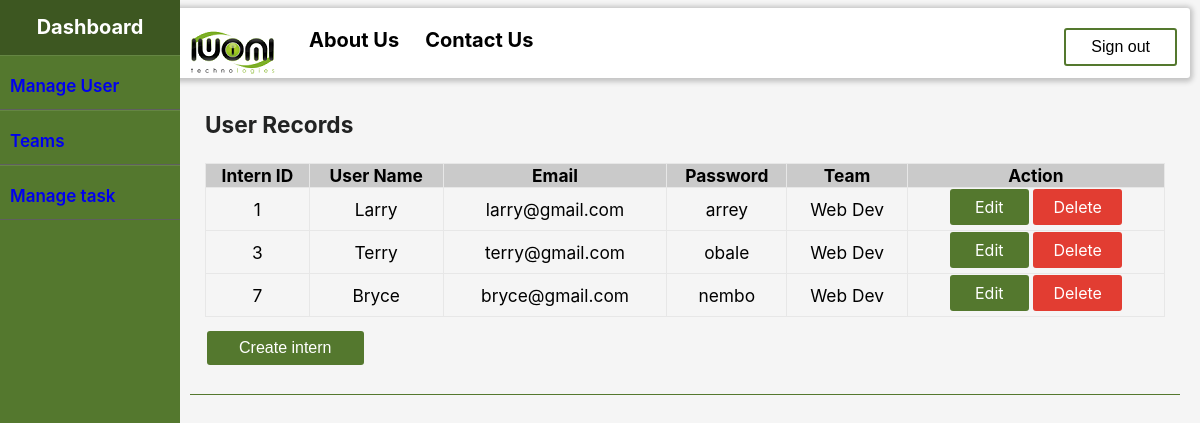
/manageUser.php (signed in), run on the app's committed database.
### tables this page shows
CREATE TABLE IF NOT EXISTS `supervision` (
  `superviseId` int(10) NOT NULL AUTO_INCREMENT,
  `super_id` int(10) NOT NULL,
  `intern_id` int(10) NOT NULL,
  PRIMARY KEY (`superviseId`),
  KEY `super_id` (`super_id`),
  KEY `intern_id` (`intern_id`)
);

CREATE TABLE IF NOT EXISTS `intern` (
  `intern_id` int(10) NOT NULL AUTO_INCREMENT,
  `username` varchar(20) NOT NULL,
  `int_email` varchar(20) NOT NULL,
  `int_pass` varchar(20) NOT NULL,
  `team_id` int(3) DEFAULT NULL,
  PRIMARY KEY (`intern_id`),
  KEY `team_id` (`team_id`)
);

CREATE TABLE IF NOT EXISTS `team` (
  `team_id` int(3) NOT NULL AUTO_INCREMENT,
  `teamName` varchar(20) NOT NULL,
  `capacity` int(2) NOT NULL,
  `supervisor` varchar(30) NOT NULL,
  PRIMARY KEY (`team_id`),
  KEY `team_id` (`team_id`),
  KEY `supervisor` (`supervisor`)
);

### manageUser.php (the view, shortened to what this page needs)
<?php
  include("connection.php");
?>
<!DOCTYPE html>
<html>
<head>
	<link rel="stylesheet" href="css/dashboard.css" type="text/css">
</head>
 <body>
	<div id="container">
		<nav id="menu">
			<ul>
				<li class="menuitem"><a href="index.php"><img src = "pictures/iwomi-smaller.png" ></a></li>
				<li class="menuitem"><a href="about.php">About Us</a></li>
				<li class="menuitem"><a href="contact.php">Contact Us</a></li>
				<li>
					<ul>
						<li class ="signup"><a href = "index.php"><button class = "button buttongreen">Sign out</button></a>
						</li>
					</ul>
				</li>
			</ul>
	    </nav>
		 <aside>
			<nav id="leftmenu">
				<a href = "dashboard.php"><h3>Dashboard</h3></a>
				<ul>
					<a href="manageUser.php"><li>Manage User</li></a>
					<a href="manageteams.php"><li>Teams</li></a>
					<a href="view.php"><li>Manage task</li></a>
				</ul>
			</nav>
		</aside>
		<section>
			<h1>User Records</h1>
			<table>
				<tr>
				<thead>
					<th>Intern ID</th>
					<th>User Name</th>
					<th>Email</th>
					<th>Password</th>
					<th>Team</th>
					<th>Action</th>
				</thead>
				</tr>
			<?php
		 	$id = $_SESSION['login_id'];
			$query="SELECT * FROM intern as t1 INNER JOIN supervision as t2 ON t1.intern_id = t2.intern_id Where super_id= '$id'";
			$result=mysqli_query($con, $query);
			while($row = mysqli_fetch_array($result)){
				$tid=$row['team_id'];
				$tque="SELECT teamName from team as t1 inner join intern as t2 on t1.team_id=t2.team_id where t1.team_id='$tid'";
				$tres=mysqli_query($con, $tque);
				$tfet=mysqli_fetch_array($tres);
				echo "<tr>
						<td>",$row['intern_id'],"</td>
						<td>",$row['username'],"</td>
						<td>",$row['int_email'],"</td>
						<td>",$row['int_pass'],"</td>
						<td>",$tfet['teamName']?? null,"</td>
						<td><a href ='updateUser.php? epr=update&id=",$row['intern_id'],"' class='button'>Edit</a>	<div class='delete'>Delete</div></td>
					</tr>";
			}
			?>
			</table>
			<p>
				<a href = "createUser.php"><input type = "button" value = "Create intern"/></a>
			</p>
		</section>
	</div>
</body>
</html>

### css/dashboard.css (style rules this page uses)
* { margin: 0 auto 0 auto; text-align:left; }
body { min-width: 575px; margin:0; padding-top:0px; text-align:left; font-size:13px; font-family:Arial, Helvetica, sans-serif; color:#000000; background-color: #f5f5f5; width:100%; overflow:auto; display: block; font-family: BlinkMacSystemFont, 'Segoe UI', Roboto, Oxygen, Ubuntu, Cantarell, 'Open Sans', 'Helvetica Neue', sans-serif; }
a { text-decoration:none; }
thead { border-collapse:collapse; border:1px solid #888; background-color: rgb(202, 202, 202); }
table { margin-top: 25px; margin-left: auto; margin-right: auto; width:100%; height: auto; border-collapse:collapse; background: #f5f5f5; border-top-left-radius: 5px; border-top-right-radius: 5px; font-size: 13pt; font-family: BlinkMacSystemFont, 'Segoe UI', Roboto, Oxygen, Ubuntu, Cantarell, 'Open Sans', 'Helvetica Neue', sans-serif }
table td, th { width: auto; height : auto; border-collapse: collapse; border:1px solid #e7e7e7; text-align :center; float : center; }
h1 { font-size: 17pt; font-weight: bolder; color: #222323; font-stretch: semi-expanded; }
h3 { font-size:20px; font-weight:bold; padding:10px 0; color:#054dbc; }
p { margin:10px 0; }
#container { width:100%; overflow:auto; margin:0; }
nav#menu { display:block; float: right; clear:both; text-align: center; width: 85%; height: 50px; padding-top: 20px; margin: 8px 10px; background-color: #ffffff; box-shadow: 0px 1px 5px 3px rgb(196, 196, 196); border-radius: 3px; }
nav#menu ul { list-style:none; padding:0; margin-left:auto; width:100%; }
nav#menu li { list-style:none; padding-top: 20px; display: inline; }
nav#menu li a,#menu li a:visited { float:left; color:#000000; text-decoration:none; text-align:center; font-size:15pt; font-weight:bold; padding:0 13px 0 13px; }
nav#leftmenu { position: fixed; display: block; margin-top:0px; width:180px; float:left; background:#54782E; height: 100%; font-family: BlinkMacSystemFont, 'Segoe UI', Roboto, Oxygen, Ubuntu, Cantarell, 'Open Sans', 'Helvetica Neue', sans-serif; }
nav#leftmenu ul { list-style: none; padding:0; }
nav#leftmenu li { list-style:none; padding:15px 0 8px 10px; line-height: 30px; border-top: 1px solid rgb(255,255,255,.1); border-bottom: 1px solid rgb(95, 95, 95); transition: 0.05s; font-size: 17px; font-weight: 630; }
nav#leftmenu h3 { color:#ffffff; height: 30px; padding-top: 15px; padding-bottom: 10px; text-align: center; background: #3d5721; font-size: 20px; }
div#container { width: auto; overflow: auto; }
section { width: 80%; margin-top: 10px; padding-top: 25px; align-items: flex-end; margin-right: 20px; float: right; border-bottom: 1px solid #54782E; padding:15px; margin-left:15px; }
.table1>table>th, td { text-align: center; padding: 1px 6px; }
.signup { float:right; margin-top:-20px; }
.button { background-color: #54782E; border: none; color: white; padding: 8px 25px; text-align: center; text-decoration: none; display: inline-block; font-size: 16px; margin-bottom: 4px; -webkit-transition-duration: 0.4s; transition-duration: 0.4s; cursor: pointer; border-radius: 3px; }
.delete { background-color: #E23D32; border: none; color: white; padding: 8px 20px; text-align: center; text-decoration: none; display: inline-block; font-size: 16px; margin-bottom: 4px; -webkit-transition-duration: 0.4s; transition-duration: 0.4s; cursor: pointer; border-radius: 3px; }
.buttongreen { background-color: white; color: black; border: 2px solid #54782E; }
input[type=button] { background-color: #54782E; border: none; color: white; padding: 8px 32px; text-decoration: none; font-size: 16px; margin: 4px 2px; cursor: pointer; border-radius: 3px; }

### data on the page
supervision: intern "1", intern.username "Larry", intern.int_email "larry@gmail.com", intern.int_pass "arrey", team.teamName "Web Dev"
supervision: intern "3", intern.username "Terry", intern.int_email "terry@gmail.com", intern.int_pass "obale", team.teamName "Web Dev"
supervision: intern "7", intern.username "Bryce", intern.int_email "bryce@gmail.com", intern.int_pass "nembo", team.teamName "Web Dev"
